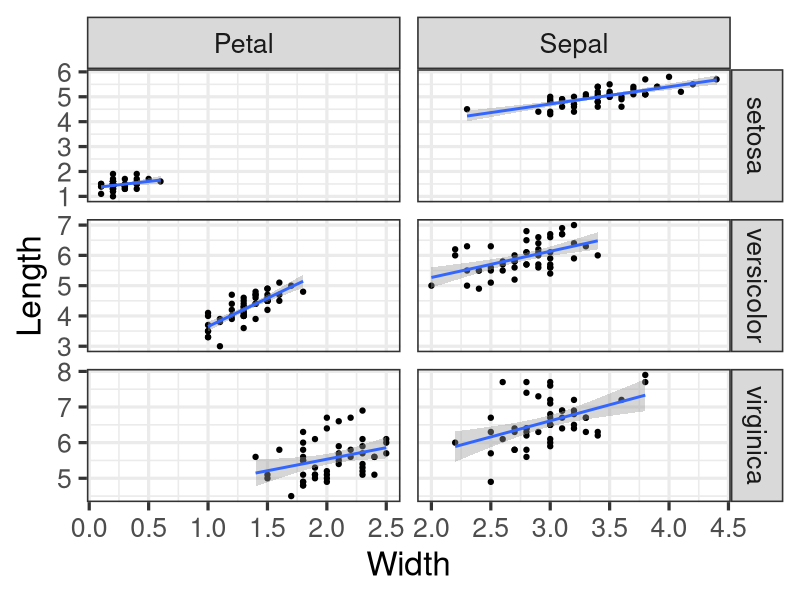

Source code (R):
## ---- chunk 1
#Show the first few lines of the iris data.
head(iris)
#Data needs to be reshaped. I was long and contained Length and Width measurements of for plant parts (Petal & Sepal) as separate columns. Measurement will be merged and plant part information provided as a value in a new column.
## ---- chunk 2
#load reshape 2 package
library(reshape2)
#create a new column that we will need
iris$Flower_id <- rownames(iris)
head(iris)
iris_melted <- melt(iris)
head(iris_melted)
split_variable <- strsplit(as.character(iris_melted$variable), split = "\\.")
iris_melted$flower_part <- sapply(split_variable, "[", 1)
iris_melted$measurement_type <- sapply(split_variable, "[", 2)
iris_melted$variable <- NULL
head(iris_melted)
iris_cast <- dcast(iris_melted, formula = Flower_id + Species + flower_part ~ measurement_type)
head(iris_cast)

library(ggplot2)
ggplot(data=iris_cast, aes(x=Width, y=Length))+ # Add points and use free scales in the facet
  geom_point()+facet_grid(Species~flower_part, scale="free")+
  # Add a regression line
  geom_smooth(method="lm")+
  # Use the black/white theme and increase the font size
  theme_bw(base_size=24)

